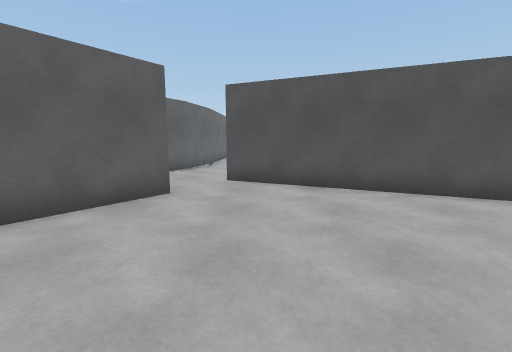
[1] (above)

22 first-person views from a walk through a 3-D level made in the Unity game engine. The camera is 1.3 m above the floor, tilts 8° down and sees 90° across. The floor is counted in squares, 1 m on a side. Each view is taken from the middle of a square. On the plan, view 1 faces up. The plan holds only what a view shows up to about 13 squares ahead; the rest is blank. The place goes on beyond the plan. The player is left out. Some animated figures are not drawn.

[2]
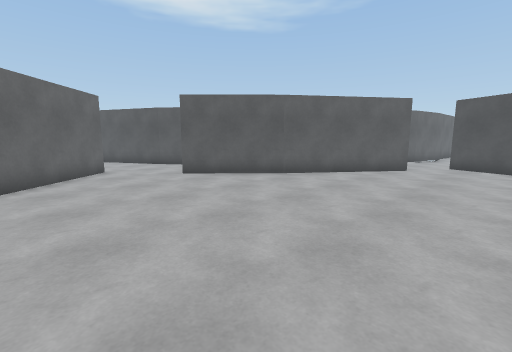

[3]
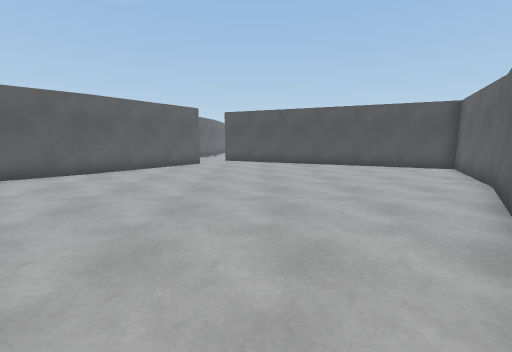

[4]
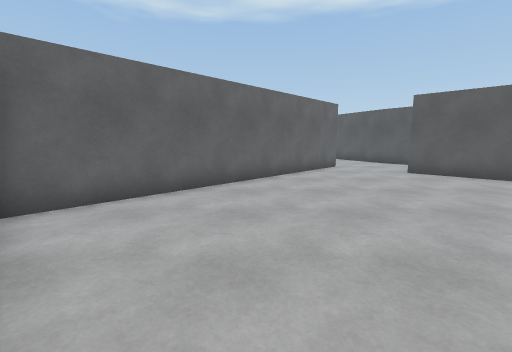

[5]
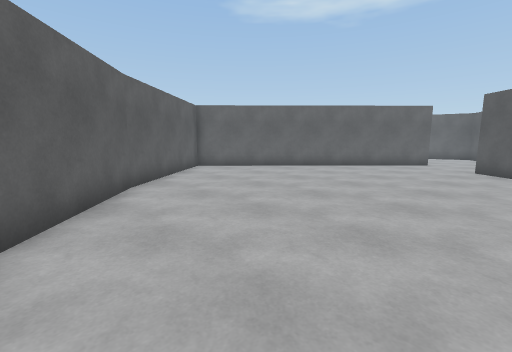

[6]
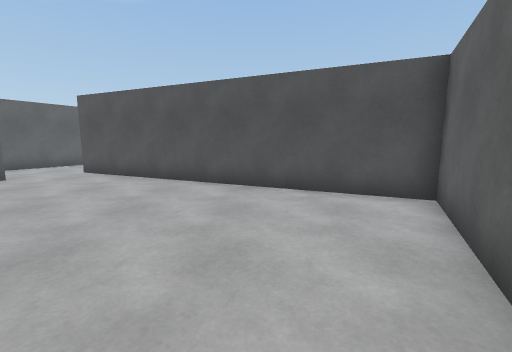

[7]
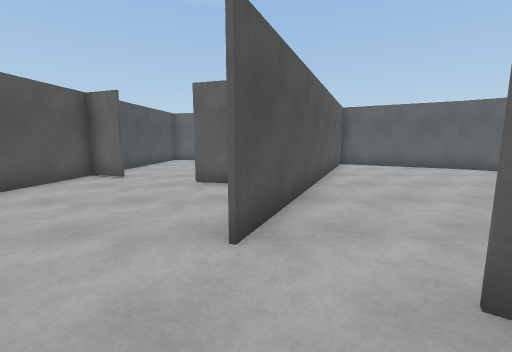

[8]
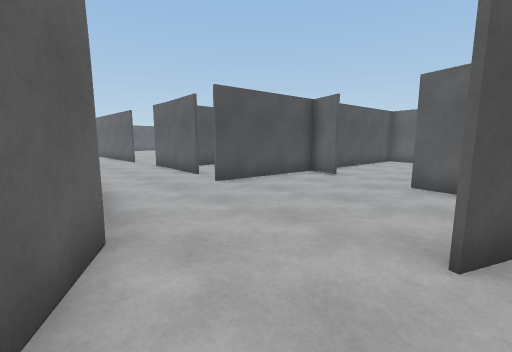

[9]
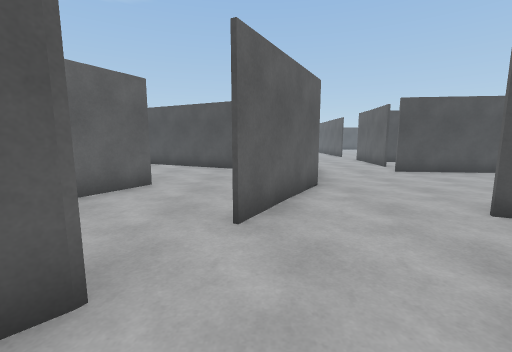

[10]
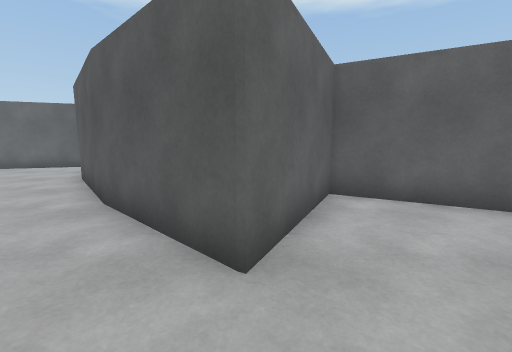

[11]
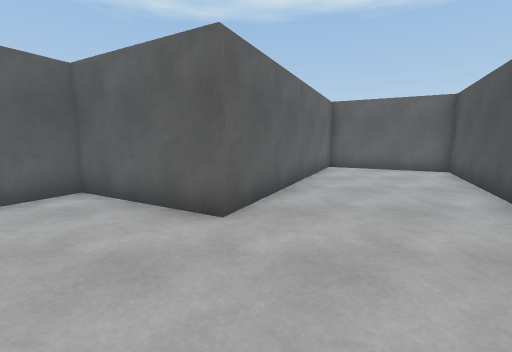

[12]
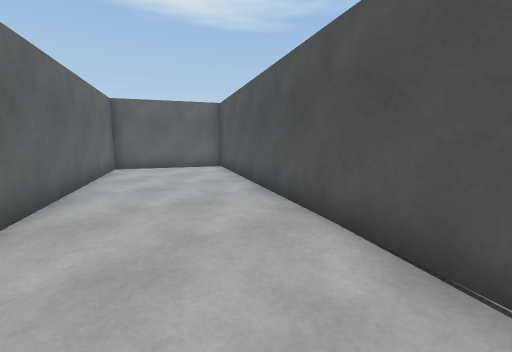

[13]
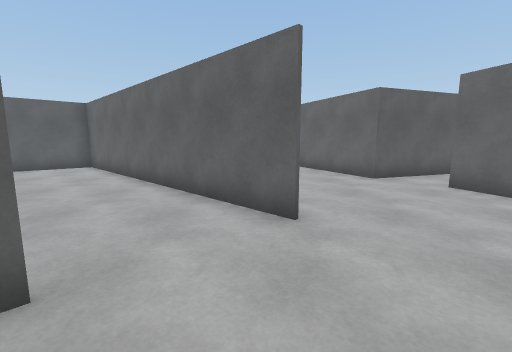

[14]
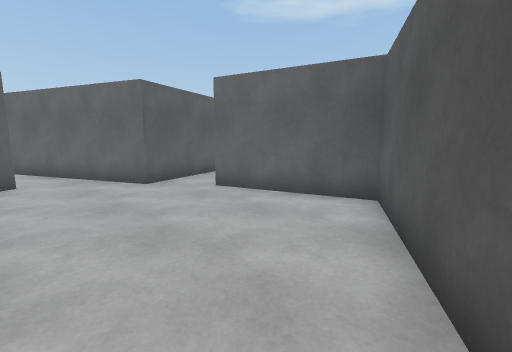

[15]
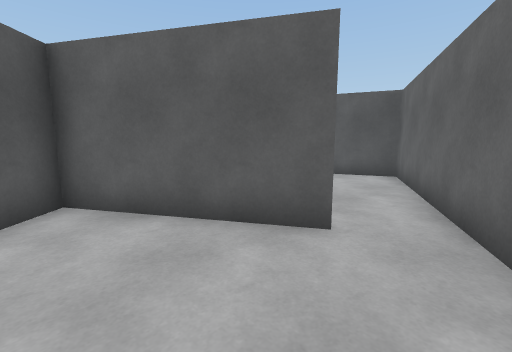

[16]
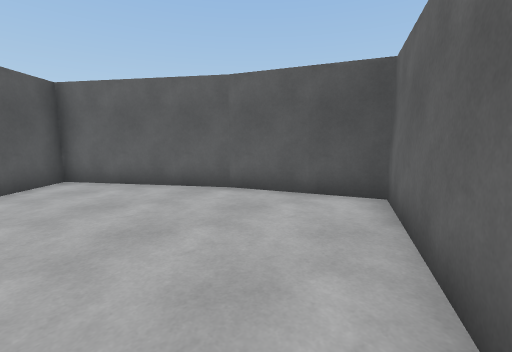

[17]
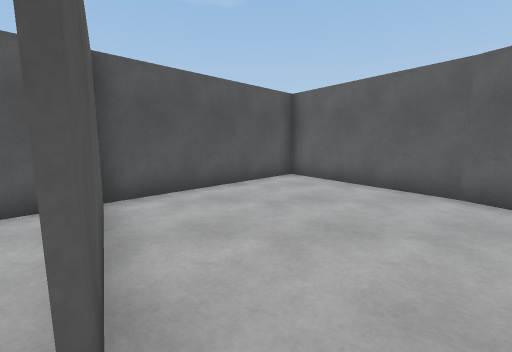

[18]
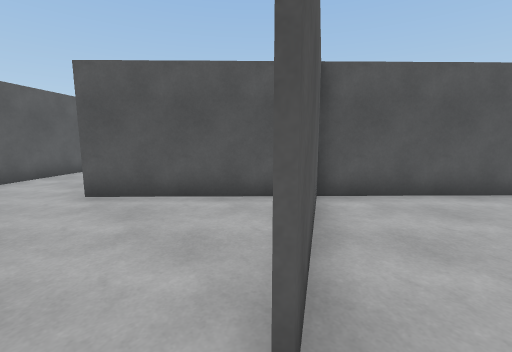

[19]
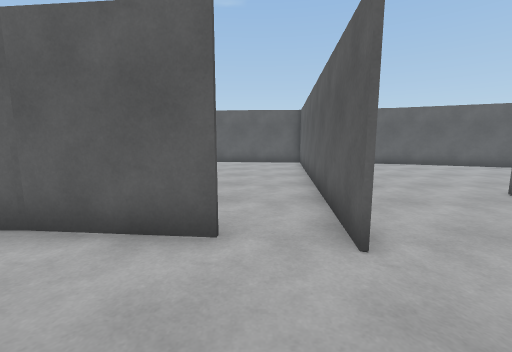

[20]
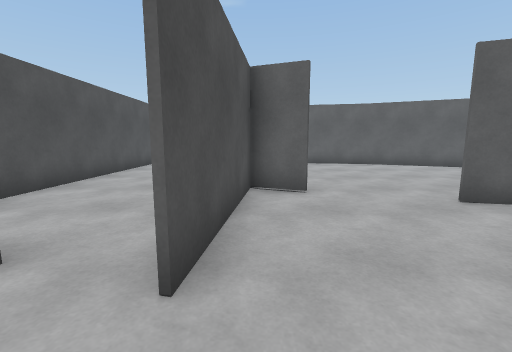

[21]
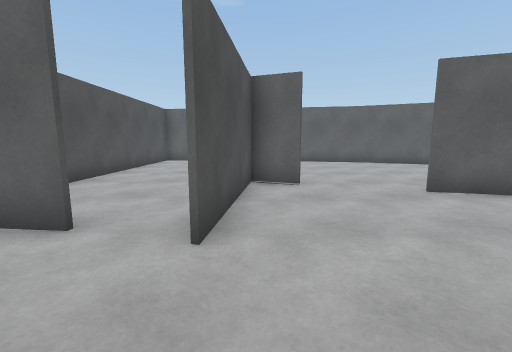

[22]
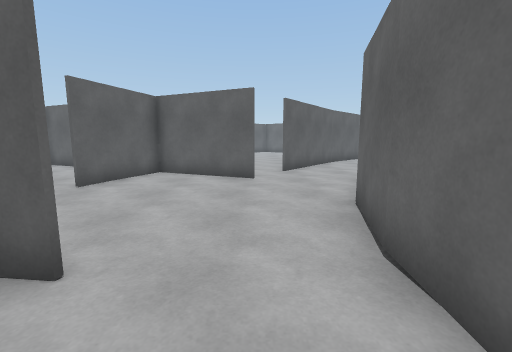

### Floor plan
Ten units are one square. View 1 is at (0, 0); x grows to the right and y downward. Boxes are objects, and circles mark ways between rooms. Rooms are numbered by the first view taken in them; rooms with no view inside come last. Other rooms are left out.
<svg viewBox="-171 -210 290 374">
<path fill="none" stroke="#000" d="M-53 -19 -82 10M25 74 76 10M75 11 99 -34 -10 -83M-21 -63 -53 -18M-106 30 -21 113 26 73M-91 -29 -126 -1 -166 19M-165 24 -153 61M-72 66 -107 31M-113 94 -69 68M-165 85 -140 76 -129 98M-40 -38 -22 -63M-63 -59 -92 -28M-47 -89 -53 -78M-39 -146 -140 -196 -161 -155 -81 -115 -101 -78 -63 -59M-66 145 -22 114 -72 66M-68 68 -112 94M-129 98 -101 159 -65 144M50 -127 56 -141 8 -147M-10 -84 29 -66 40 -99M92 -137 74 -139M13 -164 17 -205M-31 -117 -47 -89M-25 -141 -31 -116M80 -44 92 -38M-24 -157 -26 -140M101 -39 114 -71"/>
<circle cx="-95" cy="15" r="3" fill="#2a7"/>
<circle cx="-15" cy="-65" r="3" fill="#2a7"/>
<circle cx="-55" cy="-65" r="3" fill="#2a7"/>
<circle cx="-120" cy="90" r="3" fill="#2a7"/>
<circle cx="-35" cy="-75" r="3" fill="#2a7"/>
<text x="0" y="10">1</text>
<text x="-110" y="20">2</text>
<text x="-90" y="-130">3</text>
<text x="-80" y="110">4</text>
<text x="40" y="-110">5</text>
</svg>
Room 1 opens to room 2. Room 1 opens to room 5. Room 2 opens to room 3. Room 2 opens to room 4. Room 2 opens to room 5.

Where each view was taken, in squares from view 1:
view 1: 0 up, 0 right, facing up
view 2: 6 down, 1 right, facing up-left
view 3: 8 down, 1 right, facing up
view 4: 7 down, 2 right, facing left
view 5: 0 up, 5 right, facing down-left
view 6: 2 down, 6 right, facing up
view 7: 8 up, 4 left, facing right
view 8: 8 up, 4 left, facing up-right
view 9: 4 up, 5 left, facing up
view 10: 6 up, 4 left, facing left
view 11: 12 up, 4 left, facing left
view 12: 12 up, 4 left, facing up-left
view 13: 1 up, 10 left, facing down
view 14: 0 up, 11 left, facing down-left
view 15: 6 down, 13 left, facing down-right
view 16: 10 down, 12 left, facing down-right
view 17: 10 down, 12 left, facing right
view 18: 10 down, 12 left, facing up-right
view 19: 16 up, 2 left, facing right
view 20: 14 up, 1 left, facing right
view 21: 14 up, 2 left, facing right
view 22: 17 up, 1 left, facing down
